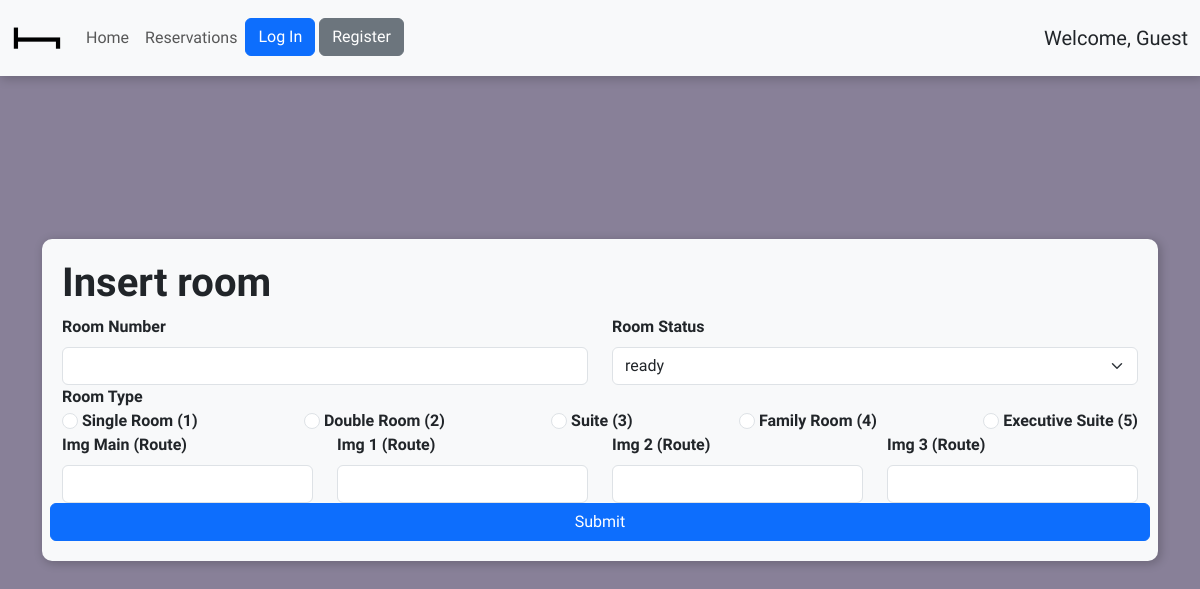
Screenshot of /forms/form_rooms_insert.php with the database file from the repository.
### tables this page shows
CREATE TABLE `041_room_types` (
  `type_id` int(11) NOT NULL AUTO_INCREMENT,
  `type_name` varchar(100) DEFAULT NULL,
  `type_price_per_day` decimal(10,2) DEFAULT NULL,
  `type_description` longtext DEFAULT NULL,
  PRIMARY KEY(`type_id`)
);

### db/db_room_type_select.php (called while the page is built)
<?php
include ("../db/db_connection.php");
$sql =
"
SELECT * FROM 041_room_types;
";
$result = mysqli_query($mysqli, $sql);
$room_types  = mysqli_fetch_all($result, MYSQLI_ASSOC);
?>

### forms/form_rooms_insert.php (the view, shortened to what this page needs)
<?php
include("../db/db_room_type_select.php");
?>
<!DOCTYPE html>
<html lang="en">
<head>
    <link rel="stylesheet" href="../css/style.css">
</head>
<body>
    <?php include("../header.php") ?>
    <div class="container vh-100 d-flex flex-column align-items-center justify-content-center  " >
        <div class="float-content">        <h1>Insert room </h1>
        <form class="row" action="../db/db_rooms_insert.php" method="POST">
            <div class=" col">
                <label for="number" class="form-label">Room Number</label>
                <input type="text" class="form-control" name="number" min="0">
            </div>
            <div class="col">
                <label class="form-label" for="status" required>Room Status</label>
                <select class="form-select" id="status" name="status">
                    <option values="ready">ready</option>
                </select>
            </div>
            <div class=" col-12">
            <label for="">Room Type</label>
            <div class="d-flex justify-content-between">
                    <?php
                    $i = 0;
                    foreach ($room_types as $type) {
                        echo
                        '
                        <div class="">
                        <input class="form-check-input" type="radio" required name="type" id="room', ($i + 1), '" value="', $type['type_id'], '">
                        <label class="form-check-label" for="room', ($i + 1), '">',
                        $type['type_name'], " (", $type['type_id'], ")",
                        '</label>
                        </div>
                        ';
                        $i++;
                    }
                    ?>
                </div>
            </div>
            <div class="col">
                <label for="img_main" class="form-label">Img Main (Route)</label>
                <input type="text" class="form-control" name="img_main" >
            </div>
            <div class="col">
                <label for="img_1" class="form-label">Img 1 (Route)</label>
                <input type="text" class="form-control" name="img_1" >
            </div>
            <div class="col">
                <label for="img_2" class="form-label">Img 2 (Route)</label>
                <input type="text" class="form-control" name="img_2" >
            </div>
            <div class="col">
                <label for="img_3" class="form-label">Img 3 (Route)</label>
                <input type="text" class="form-control" name="img_3" >
            </div>
            <button type="submit" class=" btn btn-primary ">Submit</button>
    </div>
    </div>
</body>
</html>

### css/style.css (style rules this page uses)
body { padding: 0; margin: 0; background-color: #888098 !important; font-family: "Gabarito", sans-serif !important; background-repeat: no-repeat; background-attachment: fixed; background-position: center; background-size: cover; z-index: 0 !important; }
h1 { font-size: 40pt; font-family: "Gabarito", sans-serif !important; font-weight: 600 !important; }
.float-content { background-color: #f8f9fa !important; padding: 20px; box-shadow: 2px 2px 10px 1px rgba(0, 0, 0, 0.2); border-radius: 10px; }
label { font-weight: bold; }

### rows the page displays
041_room_types: type_name "Single Room", type_id "1"
041_room_types: type_name "Double Room", type_id "2"
041_room_types: type_name "Suite", type_id "3"
041_room_types: type_name "Family Room", type_id "4"
041_room_types: type_name "Executive Suite", type_id "5"

### other values shown
$name "Guest"
